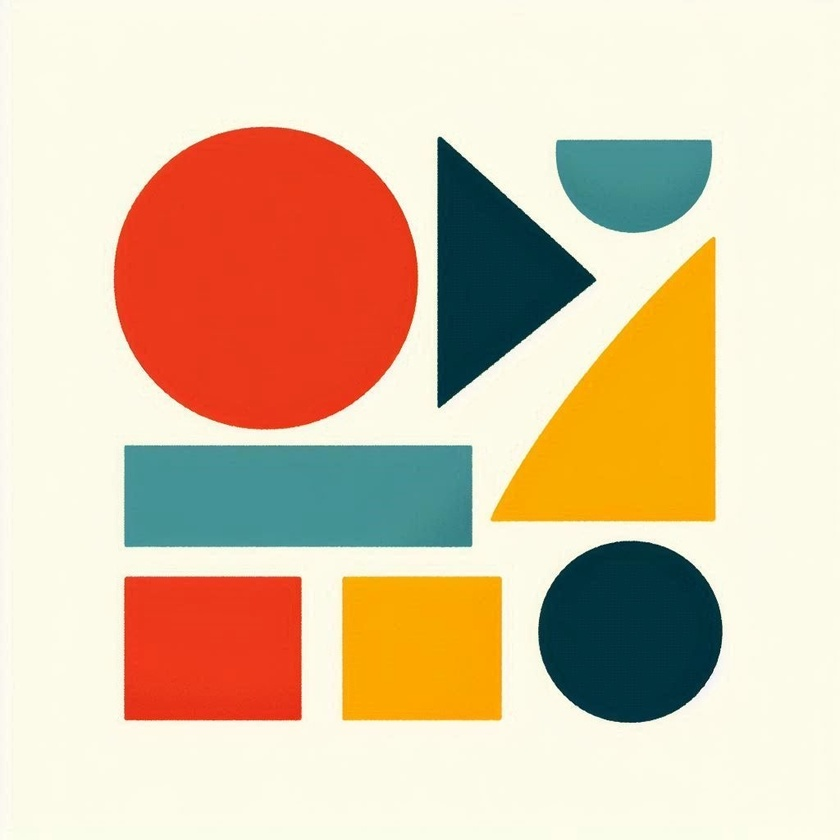
#> input picture topics/shape-recognition/different_shapes.jpeg, 840 x 840 px, shrunk from 1024 x 1024 before the run
$ python shape_recognition.py
#> lines starting #> are read from the running program, lines starting #| are printed output that depends on the picture; after the words box and inside, x2 and y2 are one past the last pixel; in counts of white or black regions, pixels touching at a corner belong together
import argparse
from pathlib import Path

import cv2


PROJECT_DIR = Path(__file__).resolve().parent
IMAGE_PATH = PROJECT_DIR / "different_shapes.jpeg"
EDGES_PATH = PROJECT_DIR / "shape_edges.jpg"
RESULT_PATH = PROJECT_DIR / "detected_shapes.jpg"


def main() -> None:
    parser = argparse.ArgumentParser(
        description="Find and draw shape contours in an image."
    )
    parser.add_argument(
        "--no-display",
        action="store_true",
        help="Save the edge map and detected contours without opening image windows.",
    )
    args = parser.parse_args()

    image = cv2.imread(str(IMAGE_PATH))
#> image is the input picture: shape (840, 840, 3); mean B, G, R 167.4, 196.1, 219.8
    if image is None:
        raise SystemExit(f"Error: Could not load the image: {IMAGE_PATH}")

    gray = cv2.cvtColor(image, cv2.COLOR_BGR2GRAY)
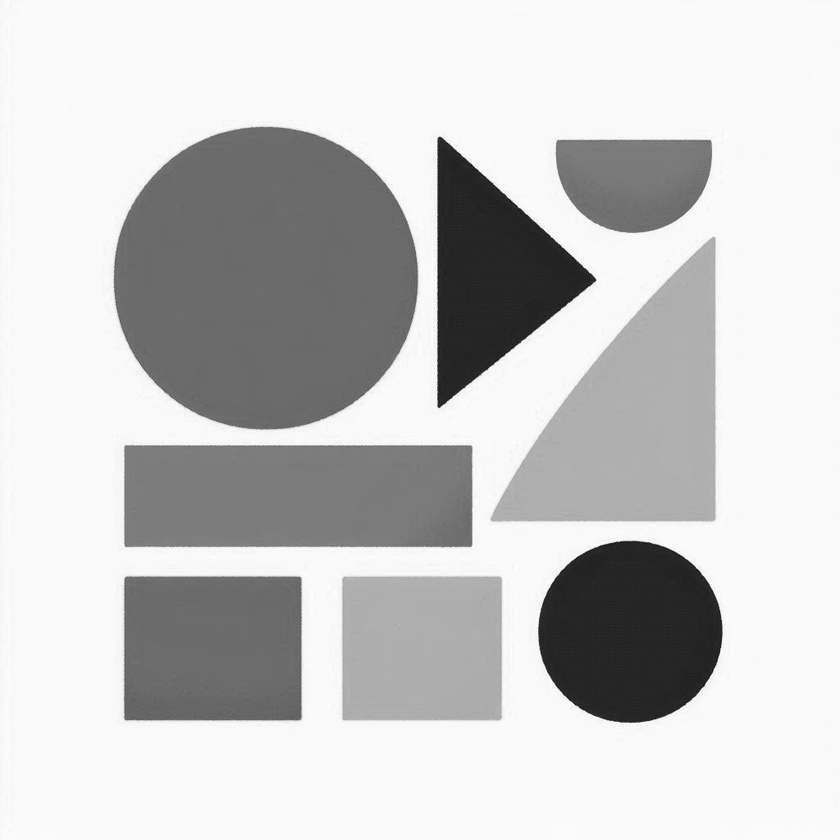
#> gray: shape (840, 840); min 13, max 254, mean 199.8
    blurred = cv2.GaussianBlur(gray, (5, 5), 0)
    edges = cv2.Canny(blurred, 50, 150)
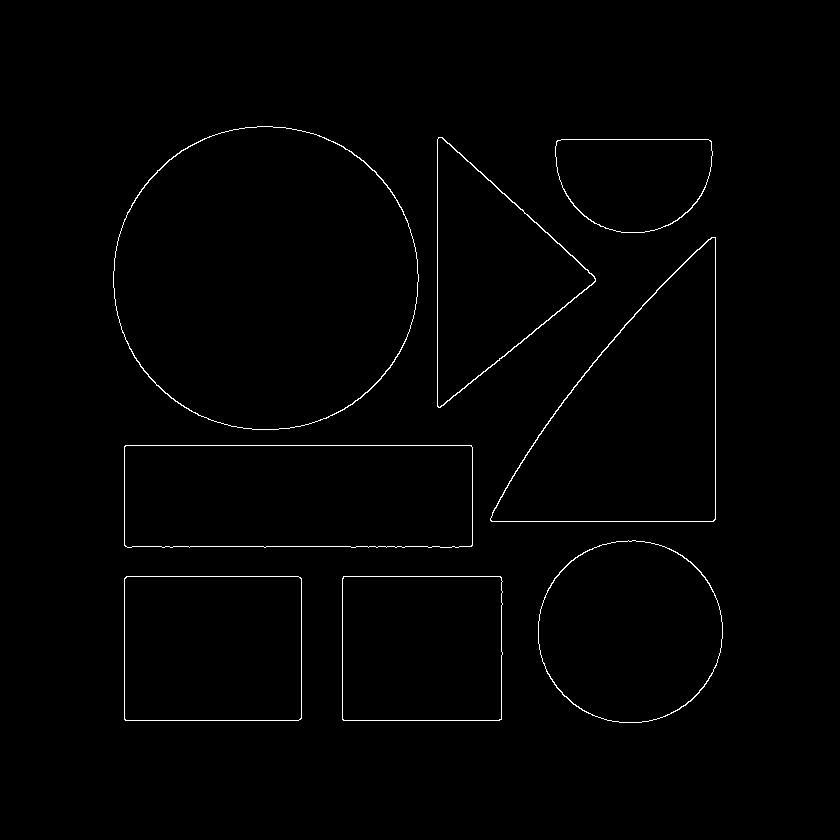
#> edges: shape (840, 840); 0.89% white in thin lines or dots, all inside (x1, y1, x2, y2) = (113, 126, 723, 723)
    contours, _ = cv2.findContours(
        edges,
        cv2.RETR_EXTERNAL,
        cv2.CHAIN_APPROX_SIMPLE,
    )
#> contours = 8 contours; box (x1, y1, x2, y2) and area: (113, 126, 419, 430) 72870, (490, 237, 716, 522) 36645, (124, 445, 473, 548) 35193, (538, 540, 723, 723) 26452, (124, 576, 302, 721) 25480, (342, 576, 503, 721) 22900, (437, 137, 596, 408) 22274, (555, 139, 713, 233) 11996

    result = image.copy()
    cv2.drawContours(result, contours, -1, (0, 255, 0), 3)
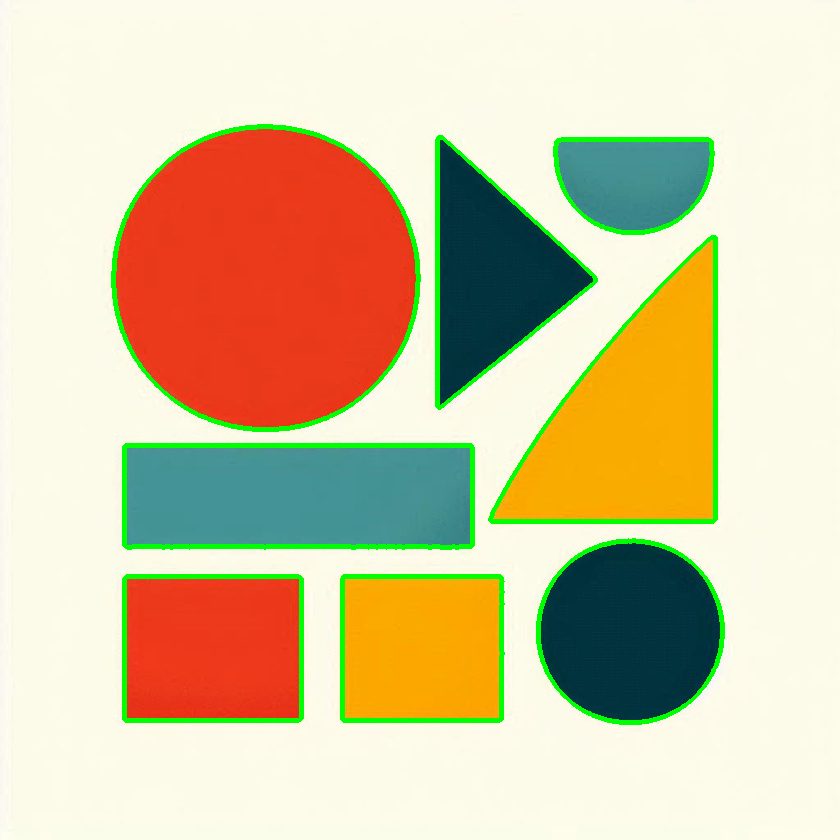
#> result: shape (840, 840, 3); 3.76% of pixels changed, all inside (x1, y1, x2, y2) = (111, 124, 725, 725)

    if not cv2.imwrite(str(EDGES_PATH), edges):
        raise OSError(f"Could not save the shape edge map: {EDGES_PATH}")
    if not cv2.imwrite(str(RESULT_PATH), result):
        raise OSError(f"Could not save the detected shapes image: {RESULT_PATH}")

    print("Number of contours detected:", len(contours))
#| Number of contours detected: 8
    print("Saved:", EDGES_PATH)
    print("Saved:", RESULT_PATH)

    if not args.no_display:
        cv2.imshow("Original Image", image)
        cv2.imshow("Detected Edges", edges)
        cv2.imshow("Detected Shapes", result)
        cv2.waitKey(0)
        cv2.destroyAllWindows()


if __name__ == "__main__":
    main()
